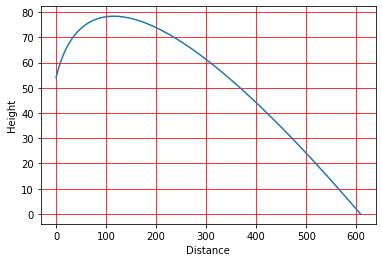

This figure's Python source:
import matplotlib.pyplot as mpp
import math as mt
import numpy as np

print('     Machine Problem 4 (Python):          ')
print('Input should be in terms of Integers')
print(' ')

height = float(input('Given Height: '))
velocity = float(input('Given Velocity: '))
angle = float(input('Given Angle (Degrees): '))
xaxis = float(input('Given Acceleration in the X-Axis: '))
yaxis = float(input('Given Acceleration in the Y-Axis: '))

if height <0:
    print('There should be an inputted value of Height')
elif yaxis >= 0:
    print('Insufficient/Invalid informations given, No Free fall.')
    
angle = mt.radians(angle)
vox = velocity*mt.cos(angle)
voy = velocity*mt.sin(angle)

first = [yaxis/2, voy, height]
secondf = max(np.roots(first))
thirdf = np.arange(0,secondf,0.1)
fourthf = np.zeros(len(thirdf)+1)
fifthf = np.zeros(len(thirdf)+1)

t = 0.1
fourthf[0] = 0
fifthf[0] = height

n = np.arange(0,len(thirdf)-1,1)

for i in n:
    sixthf = (xaxis*(t**2))/2 + vox*t
    seventhf = (yaxis*(t**2))/2 + voy*t + height
    fourthf[i+1] = sixthf
    fifthf[i+1] = seventhf
    t=t+0.1
    
fourthf[len(thirdf)] = (xaxis/2)*secondf**2 + vox*secondf
fifthf[len(thirdf)] = 0   

mpp.plot(fourthf,fifthf)
mpp.xlabel('Distance')
mpp.ylabel('Height')
mpp.grid(color='r', linestyle='-')
